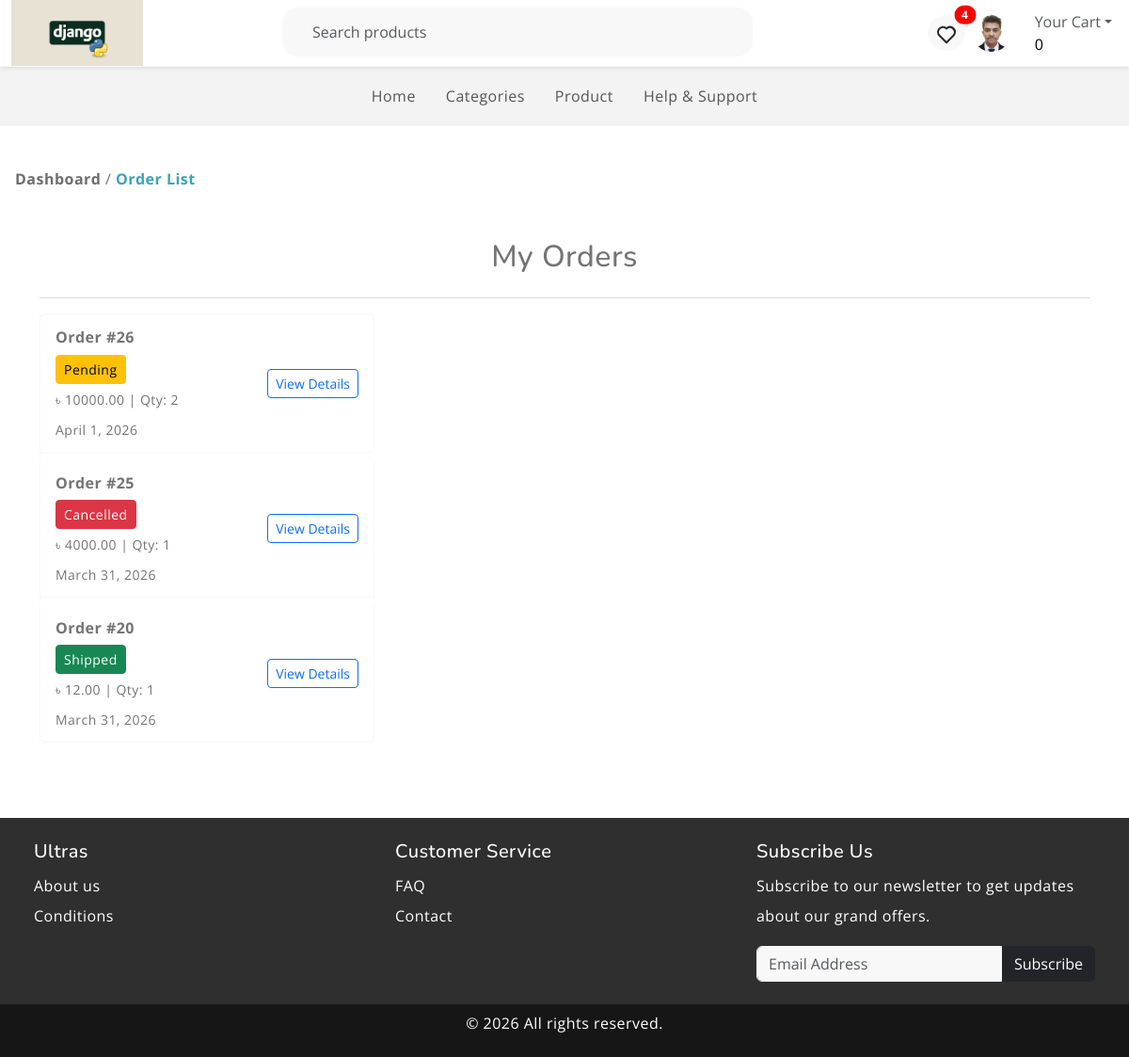
/order-details/ (signed in), run on an earlier commit of the app's database.
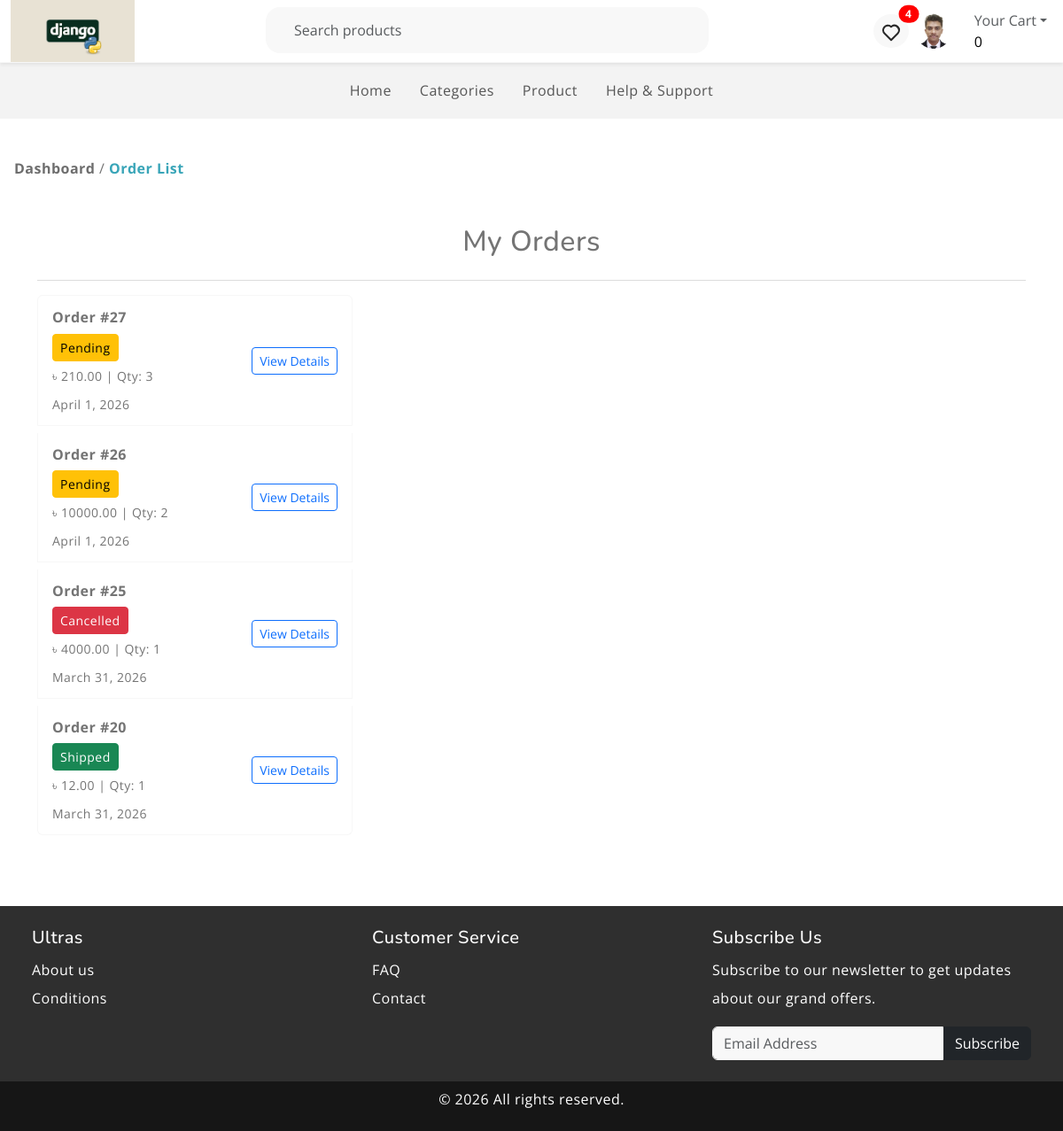
And on a later commit of the database.
### products/models.py (models this page shows, shortened)
class Profile(models.Model):
    user = models.OneToOneField(User, on_delete=models.CASCADE)
    phone = models.CharField(max_length=20, blank=True, null=True)
    address = models.TextField(blank=True, null=True)
    image = models.ImageField(upload_to='profile_images/', blank=True, null=True)

class Order(models.Model):
    PAYMENT_CHOICES = (
        ('cod', 'Cash on Delivery'),
        ('bkash', 'bKash'),
    )
    STATUS_CHOICES = (
        ('Pending', 'Pending'),
        ('Received', 'Received'),
        ('Shipped', 'Shipped'),
        ('Delivered', 'Delivered'),
        ('Cancelled', 'Cancelled'),
    )
    user = models.ForeignKey(User, on_delete=models.CASCADE)
    phone = models.CharField(max_length=15)
    address = models.TextField()
    delivery_date = models.DateField()
    payment_method = models.CharField(max_length=20, choices=PAYMENT_CHOICES)
    total_amount = models.DecimalField(max_digits=10, decimal_places=2)
    created_at = models.DateTimeField(auto_now_add=True)
    status = models.CharField(max_length=20, choices=STATUS_CHOICES, default='Pending')

### products/views.py (the view)
# urls.py: path('order-details/', views.user_order_list, name='user_order_list'),
@login_required
def user_order_list(request):
    orders = (Order.objects.filter(user=request.user).order_by('-id').annotate(total_qty=Sum('items__quantity')))
    return render(request, "product/user_order_list.html", {"orders": orders})

### products/context_processors.py (called while the page is built)
def wishlist_count(request):
    if request.user.is_authenticated:
        count = Wishlist.objects.filter(user=request.user).count()
    else:
        if not request.session.session_key:
            request.session.create()
        count = Wishlist.objects.filter(
            session_key=request.session.session_key
        ).count()
    return {"wishlist_count": count}

### products/templates/product/user_order_list.html (shortened to what this page needs)
{% extends 'index.html' %}
{% block content %}
<div class="text m-3">
    <a href="{% url 'product_list' %}" style="text-decoration: none; color: #6e6e6e;"><b> Dashboard</b></a>
     /
    <span style="color: #39a5b8;"><b>Order List</b></span>
</div>
<div class="container my-5">
    <h2 class="mb-4 text-center">My Orders</h2>
    <hr>
    {% if orders %}
    <div class="row">
        <div class="col-md-4">
            <div class="list-group">
                {% for order in orders %}
                <div class="list-group-item mb-2">
                    <div class="d-flex justify-content-between align-items-center">
                        <div>
                            <strong>Order #{{ order.id }}</strong><br>
                            <span class="btn btn-sm
                                {% if order.status == 'Cancelled' %} btn-danger
                                {% elif order.status == 'Shipped' %} btn-success
                                {% elif order.status == 'Received' %} btn-primary
                                {% elif order.status == 'Pending' %} btn-warning
                                {% endif %}"
                                style="pointer-events: none;">
                                {{ order.status|title }}
                            </span><br>
                            <small>৳ {{ order.total_amount }} | Qty: {{ order.total_qty }}</small><br>
                            <small> {{ order.delivery_date }}</small><br>
                        </div>
                        <button class="btn btn-sm btn-outline-primary toggle-details" data-target="#details-{{ order.id }}">
                            View Details
                        </button>
                    </div>
                </div>
                {% endfor %}
            </div>
        </div>
        <div class="col-md-8">
        </div>
    </div>
    {% else %}
    <p class="text-muted">You have not placed any orders yet.</p>
    {% endif %}
</div>
{% endblock %}

### auths/templates/index.html (shortened to what this page needs)
{% load static %}
<!DOCTYPE html>
<html lang="en">
  <head>
    {% include "link/css.html" %}
  </head>
  <body class="d-flex flex-column min-vh-100">
    <header>
      {% include 'navbar/topbar.html' %}
      {% include 'navbar/menu.html' %}
    </header>
    <div class="main-content mt-4 mb-4">
      {% block content %}{% endblock %}
    </div>
    <footer class="mt-auto">
      {% include 'navbar/footer.html' %}
    </footer>
  </body>
</html>

### auths/templates/link/css.html (shortened to what this page needs)
{% load static %}
    <link rel="stylesheet" href="https://cdn.jsdelivr.net/npm/swiper@9/swiper-bundle.min.css">
    <link href="https://cdn.jsdelivr.net/npm/bootstrap@5.3.0-alpha3/dist/css/bootstrap.min.css" rel="stylesheet">
    <link rel="stylesheet" type="text/css" href="{% static 'css/vendor.css' %}">
    <link rel="stylesheet" type="text/css" href="{% static 'css/style.css' %}">
    <link rel="stylesheet" type="text/css" href="{% static 'css/canvas.css' %}">
    <link rel="stylesheet" type="text/css" href="{% static 'css/nav.css' %}">
    <link href="https://cdn.jsdelivr.net/npm/bootstrap@5.3.8/dist/css/bootstrap.min.css" rel="stylesheet">
    <link href="https://cdn.jsdelivr.net/npm/bootstrap@5.3.2/dist/css/bootstrap.min.css" rel="stylesheet">
    <link href="https://cdn.jsdelivr.net/npm/bootstrap-icons@1.11.1/font/bootstrap-icons.css" rel="stylesheet">

### auths/templates/navbar/svg.html (shortened to what this page needs)
{% load static %}

### auths/templates/navbar/cart.html (shortened to what this page needs)
{% load static %}

### auths/templates/navbar/topbar.html (shortened to what this page needs)
{% load static %}
<div class="container-fluid fixed-top bg-white shadow-sm" style="z-index: 1030;">
  <div class="row border-bottom">
    <div class="col-sm-4 col-lg-3 text-center text-sm-start">
      <div class="main-logo">
        <a href="{% url 'product_list' %}">
          <img src="{% static 'images/django.png' %}" alt="logo" style="max-height: 70px;" class="img-fluid">
        </a>
      </div>
    </div>
    <div class="col-sm-6 offset-sm-2 offset-md-0 col-lg-5 d-none d-lg-block">
      <div class="search-bar row bg-light p-2 my-2 rounded-4 position-relative">
        <div class="col-12">
          <form method="GET" action="{% url 'product_list' %}" id="search-form">
            <input
              type="text"
              name="q"
              id="search-input"
              value="{{ search_query|default:'' }}"
              class="form-control border-0 bg-transparent"
              placeholder="Search products">
          </form>
        </div>
      </div>
    </div>
    <div class="col-sm-8 col-lg-4 d-flex justify-content-end gap-3 align-items-center mt-4 mt-sm-0 justify-content-center justify-content-sm-end">
      <ul class="d-flex justify-content-end list-unstyled m-0 align-items-center">
        <li class="position-relative">
          <a href="{% url 'wishlist' %}" class="rounded-circle bg-light p-2 mx-1 position-relative">
            <svg width="24" height="24" viewBox="0 0 24 24">
              <use xlink:href="#heart"></use>
            </svg>
            {% if wishlist_count > 0 %}
            <span id="wishlist-count" class="wishlist-badge position-absolute top-0 start-100 translate-middle badge rounded-pill">
                {{ wishlist_count }}
            </span>
            {% endif %}
          </a>
        </li>
        <li class="dropdown">
        {% if user.is_authenticated %}
          <a href="#"
            class="mx-1"
            id="userDropdown"
            data-bs-toggle="dropdown"
            aria-expanded="false">
            {% if user.profile.image %}
              <img src="{{ user.profile.image.url }}"
                  class="rounded-circle"
                  width="40"
                  height="40"
                  style="object-fit: cover;">
            {% else %}
              <div class="rounded-circle bg-light p-2">
                <svg width="24" height="24" viewBox="0 0 24 24">
                  <use xlink:href="#user"></use>
                </svg>
              </div>
            {% endif %}
          </a>
        {% else %}
          <a href="{% url 'user_login' %}" class="btn btn-outline-primary mx-1">
            Sign In
          </a>
        {% endif %}
      </li>
      </ul>
      <div class="cart text-end d-none d-lg-block dropdown">
        <button class="border-0 bg-transparent d-flex flex-column gap-2 lh-1" type="button" data-bs-toggle="offcanvas" data-bs-target="#offcanvasCart" aria-controls="offcanvasCart">
          <span class="fs-6 text-muted dropdown-toggle">Your Cart</span>
          <span id="cartCount">{{ request.user.cart.items.count|default:0 }}</span>
        </button>
      </div>
    </div>
  </div>
</div>

### auths/templates/navbar/menu.html (shortened to what this page needs)
{% load static %}
      <div class="container-fluid d-flex justify-content-center" style="background-color: rgb(243, 243, 243);">
        <div class="row">
          <div class="d-flex  justify-content-center justify-content-sm-between align-items-center">
            <nav class="main-menu d-flex navbar navbar-expand-lg">
              <div class="offcanvas offcanvas-end" tabindex="-1" id="offcanvasNavbar" aria-labelledby="offcanvasNavbarLabel">
                <div class="offcanvas-body">
                  <ul class="navbar-nav justify-content-end menu-list list-unstyled d-flex gap-md-3 mb-0">
                    <li class="nav-item">
                      <a href="{% url 'product_list' %}" class="nav-link">Home</a>
                    </li>
                    <li class="nav-item dropdown">
                      <a href="#category" class="nav-link">Categories</a>
                    </li>
                    <li class="nav-item active">
                      <a href="#product" class="nav-link">Product</a>
                    </li>
                    <li class="nav-item">
                      <a href="#footer" class="nav-link">Help & Support</a>
                    </li>
                  </ul>
                </div>
              </div>
          </div>
        </div>
      </div>

### auths/templates/navbar/footer.html
{% load static %}
    <footer id="footer" class="footer">
      <div class="container-fluid footer">
        <div class="row p-4 text-white" style="background-color: rgb(47, 47, 47);">
          <div class="col-md-4 col-sm-6">
            <div class="footer-menu">
              <h5 class="widget-title">Ultras</h5>
              <ul class="menu-list list-unstyled">
                <li class="menu-item">
                  <a href="{% url 'about' %}" class="nav-link">About us</a>
                </li>
                <li class="menu-item">
                  <a href="#" class="nav-link">Conditions </a>
                </li>
              </ul>
            </div>
          </div>
          <div class="col-md-4 col-sm-6">
            <div class="footer-menu">
              <h5 class="widget-title">Customer Service</h5>
              <ul class="menu-list list-unstyled">
                <li class="menu-item">
                  <a href="{% url 'faq' %}" class="nav-link">FAQ</a>
                </li>
                <li class="menu-item">
                  <a href="{% url 'contact' %}" class="nav-link">Contact</a>
                </li>
              </ul>
            </div>
          </div>
          <div class="col-lg-4 col-md-6 col-sm-6">
            <div class="footer-menu">
              <h5 class="widget-title">Subscribe Us</h5>
              <p>Subscribe to our newsletter to get updates about our grand offers.</p>
              <form class="d-flex mt-3 gap-0" role="newsletter">
                <input class="form-control rounded-start rounded-0 bg-light" type="email" placeholder="Email Address" aria-label="Email Address">
                <button class="btn btn-dark rounded-end rounded-0" type="submit">Subscribe</button>
              </form>
            </div>
          </div>
        </div>
      </div>
      <div class="text-center p-1" style="background-color: rgb(22, 22, 22);">
        <p class="text-center text-white">© 2026 All rights reserved.</p>
      </div>
    </footer>

### auths/templates/link/js.html (shortened to what this page needs)
{% load static %}

### static/css/style.css (style rules this page uses)
:root { --header-height : 160px; --header-height-min : 80px; }
:root { --accent-color : #FFC43F; --dark-color : #222222; --light-dark-color : #727272; --light-color : #fff; --grey-color : #dbdbdb; --light-grey-color : #fafafa; --primary-color : #6995B1; --light-primary-color : #eef1f3; }
:root { --body-font : "Open Sans", sans-serif; --heading-font : "Nunito", sans-serif; }
body { --bs-link-color: #333; --bs-link-hover-color:#333; --bs-link-color-rgb: 40,40,40; --bs-link-hover-color-rgb: 0,0,0; --bs-light-rgb: 248, 248, 248; --bs-font-sans-serif: "Open Sans", sans-serif; --bs-body-font-family: var(--bs-font-sans-serif); --bs-body-font-size: 1rem; --bs-body-font-weight: 400; --bs-body-line-height: 2; --bs-body-color: #747474; --bs-primary: #FFC43F; --bs-primary-rgb: 255, 196, 63; --bs-success: #a3be4c; --bs-success-rgb: 163, 190, 76; --bs-primary-bg-subtle: #FFF9EB; --bs-success-bg-subtle: #eef5e5; --bs-border-color: #F7F7F7; --bs-secondary-rgb: 230, 243, 251; --bs-danger-rgb: 249, 235, 231; --bs-warning-rgb: 255, 249, 235; --bs-info-rgb: 230, 243, 250; }
.btn-outline-primary { --bs-btn-color: #ffc43f; --bs-btn-border-color: #ffc43f; --bs-btn-hover-color: #fff; --bs-btn-hover-bg: #ffc107; --bs-btn-hover-border-color: #ffc107; --bs-btn-focus-shadow-rgb: 13,110,253; --bs-btn-active-color: #fff; --bs-btn-active-bg: #ffc107; --bs-btn-active-border-color: #ffc107; --bs-btn-active-shadow: inset 0 3px 5px rgba(0, 0, 0, 0.125); --bs-btn-disabled-color: #fff3cd; --bs-btn-disabled-bg: transparent; --bs-btn-disabled-border-color: #fff3cd; --bs-gradient: none; }
.btn-warning { --bs-btn-color: #747474; --bs-btn-bg: #FCF7EB; --bs-btn-border-color: #FCF7EB; --bs-btn-hover-color: #747474; --bs-btn-hover-bg: #FFECBE; --bs-btn-hover-border-color: #FFECBE; --bs-btn-focus-shadow-rgb: 217,164,6; --bs-btn-active-color: #000; --bs-btn-active-bg: #FFECBE; --bs-btn-active-border-color: #FFECBE; --bs-btn-active-shadow: inset 0 3px 5px rgba(0, 0, 0, 0.125); --bs-btn-disabled-color: #000; --bs-btn-disabled-bg: #FCF7EB; --bs-btn-disabled-border-color: #FCF7EB; }
.btn-success { --bs-btn-color: #222; --bs-btn-bg: #EEF5E4; --bs-btn-border-color: #EEF5E4; --bs-btn-hover-color: #222; --bs-btn-hover-bg: #9de3c2; --bs-btn-hover-border-color: #9de3c2; --bs-btn-focus-shadow-rgb: 60,153,110; --bs-btn-active-color: #222; --bs-btn-active-bg: #9de3c2; --bs-btn-active-border-color: #9de3c2; --bs-btn-active-shadow: inset 0 3px 5px rgba(0, 0, 0, 0.125); --bs-btn-disabled-color: #222; --bs-btn-disabled-bg: #EEF5E4; --bs-btn-disabled-border-color: #EEF5E4; }
.btn-danger { --bs-btn-color: #222; --bs-btn-bg: #FFEADA; --bs-btn-border-color: #FFEADA; --bs-btn-hover-color: #222; --bs-btn-hover-bg: #ecc9af; --bs-btn-hover-border-color: #ecc9af; --bs-btn-focus-shadow-rgb: 60,153,110; --bs-btn-active-color: #222; --bs-btn-active-bg: #ecc9af; --bs-btn-active-border-color: #ecc9af; --bs-btn-active-shadow: inset 0 3px 5px rgba(0, 0, 0, 0.125); --bs-btn-disabled-color: #222; --bs-btn-disabled-bg: #FFEADA; --bs-btn-disabled-border-color: #FFEADA; }
body { letter-spacing: 0.03em; }
h1,h2,h3,h4,h5,h6 { font-family: var(--heading-font); color: var(--dark-color); font-weight: 700; }
.container, .container-fluid, .container-lg, .container-md, .container-sm, .container-xl, .container-xxl { --bs-gutter-x: 3rem; }
.container-fluid { max-width: 1600px; }

### static/css/canvas.css (style rules this page uses)
.wishlist-badge { background-color: red !important; color: white; }

### static/css/nav.css (style rules this page uses)
body { overflow-x: hidden; background: #f5f6fa; font-family: 'Segoe UI', sans-serif; }

### auths/templates/navbar/topbar.html (style rules this page uses)
.wishlist-badge { background-color: red !important; color: white; }

### auths/templates/navbar/menu.html (style rules this page uses)
body { padding-top: 70px; }

What changed in the data, as far as the page shows it:
added Order: id "27", status "Pending", total_amount "210.00", total_qty "3", delivery_date "April 1, 2026"
